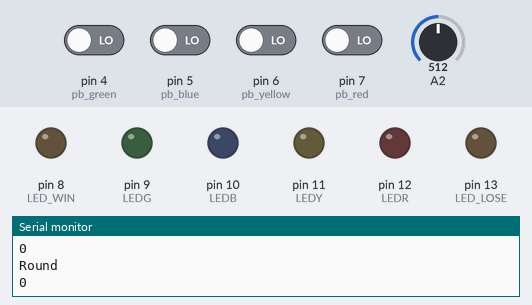
The sketch below on a simulated Arduino Uno, built with avr-gcc and run on an emulated ATmega328P. Shown: output pins drawn as LEDs (lit = HIGH), the last lines printed to the serial monitor. Dashed ring = blinking. Inputs (shaded band) come from the test bench; at power-on: pin 4 (pb_green), pin 5 (pb_blue), pin 6 (pb_yellow), pin 7 (pb_red) LOW, A2 = 512. Random numbers use the default seed unless the sketch sets one.

Above: at 6.3 s.
6.4 s: pin 4 (pb_green) driven HIGH
At 6.8 s:
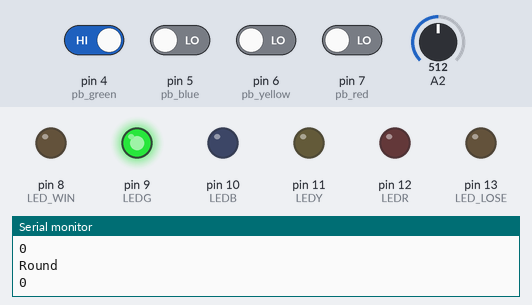
At 7.8 s:
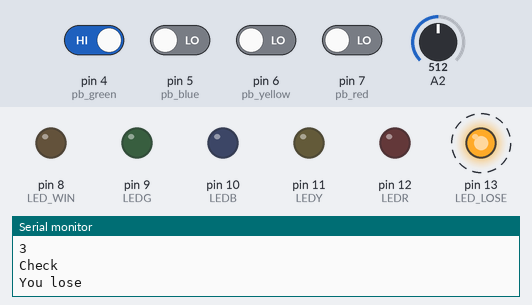
10.9 s: A2 set to 306
At 13.5 s:
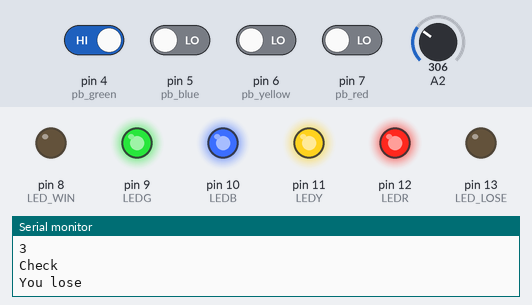
18.4 s: pin 6 (pb_yellow) driven HIGH
At 28.8 s:
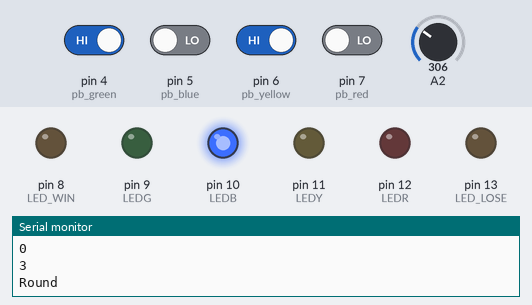
30.9 s: pin 6 (pb_yellow) driven LOW
34.4 s: pin 5 (pb_blue) driven HIGH
45.4 s: pin 4 (pb_green) driven LOW
Timing chart, 0 to 49.9 s (numbered marks = the images above; inputs shaded):
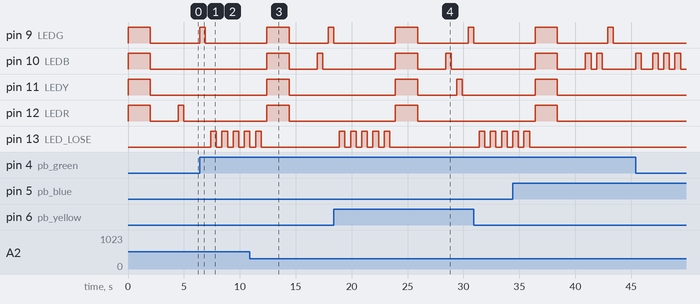

Measured:
- after the input at 6.4 s, pin 9 (LEDG): LOW → HIGH at once, → LOW 0.50 s later; pin 13 (LED_LOSE): alternates HIGH for 0.50 s and LOW for 0.50 s, starting after 1.0 s

The sketch:

SimonSays.ino
```cpp
#define LED_LOSE 13
#define LEDR 12
#define LEDY 11
#define LEDB 10
#define LEDG 9
#define LED_WIN 8

#define pb_red 7
#define pb_yellow 6
#define pb_blue 5
#define pb_green 4

int sequence[5] = {};
int response_seq[5] = {};
int num_round = 0;
int index = 0;
int Incorrect = 0; //player answer it wrong will turn this state to 1
int reset_state = 1; //state 1 indicate to reset the game
int show_sequence = 1; //time when it is showing sequence so player cant input during this time
int timeout = 0;

//define functions prototypes

void win() // happen when the player win
{
  for(int blink = 0; blink < 5; blink++)
  {
    digitalWrite(LED_WIN, HIGH);
    delay(500);
    digitalWrite(LED_WIN, LOW);
    delay(500);
  }
  reset_state = 1;
}

void lose()// happen when the player lose
{
  for(int blink = 0; blink < 5; blink++)
  {
    digitalWrite(LED_LOSE, HIGH);
    delay(500);
    digitalWrite(LED_LOSE, LOW);
    delay(500);
  }
  reset_state = 1;
}

/*
happen when reset_state = 1
when the reset function start, it will
reset the sequence to a random one and also
reset the game.
*/
void reset()
{
  sequence[5] = {};
  response_seq[5] = {};
  num_round = 0;
  index = 0;
  Incorrect = 0;
  reset_state = 1;
  show_sequence = 1;
  timeout = 0;
  randomSeed(analogRead(A2));
  digitalWrite(LEDR, HIGH);
  digitalWrite(LEDY, HIGH);
  digitalWrite(LEDB, HIGH);
  digitalWrite(LEDG, HIGH);
  delay(2000);
  digitalWrite(LEDR, LOW);
  digitalWrite(LEDY, LOW);
  digitalWrite(LEDB, LOW);
  digitalWrite(LEDG, LOW);
  delay(2000);
  generate(sequence);
}

void generate(int sequence[5])//generate new sequence
{
  for(int i = 0; i < 5; i++)
  {
    sequence[i] = random(4);

    Serial.println(sequence[i]);
  }
}

void response(int signal)// blink correspond to signal
{
  	delay(500);
	if(signal == 0) // red blink
    {
  	  digitalWrite(LEDR, HIGH);
      delay(500);
      digitalWrite(LEDR, LOW);
      delay(500);
    }
  	if(signal == 1) // yellow blink
    {
  	  digitalWrite(LEDY, HIGH);
      delay(500);
      digitalWrite(LEDY, LOW);
      delay(500);
    }
  	if(signal == 2) // blue blink
    {
  	  digitalWrite(LEDB, HIGH);
      delay(500);
      digitalWrite(LEDB, LOW);
      delay(500);
    }
  	if(signal == 3) // green blink
    {
  	  digitalWrite(LEDG, HIGH);
      delay(500);
      digitalWrite(LEDG, LOW);
      delay(500);
    }
}

void showSequence(int sequence[5], int index)
{
  for(int i = 0; i <= index; i++)
  {
  	response(sequence[i]);

    Serial.println(sequence[i]);
  }
}

//initialization
void setup()
{
  pinMode(LEDR, OUTPUT);
  pinMode(LEDY, OUTPUT);
  pinMode(LEDB, OUTPUT);
  pinMode(LEDG, OUTPUT);
  pinMode(LED_LOSE, OUTPUT);
  pinMode(LED_WIN, OUTPUT);
  pinMode(pb_red, INPUT);
  pinMode(pb_yellow, INPUT);
  pinMode(pb_blue, INPUT);
  pinMode(pb_green, INPUT);
  Serial.begin(9600);
   //configure pin modes (inputs, outputs) etc.
}


//main program loop
void loop()
{
  if(reset_state == 1) // reset sequence and game
  {
  	reset();
    reset_state = 0;
  }
  if(Incorrect == 0 && num_round < 5)// Receive your input
  {
    if(index <= num_round)
    {
      if(show_sequence == 1) // show player the sequence for the round
      {
        Serial.println("Round");
        showSequence(sequence, num_round);
        show_sequence = 0;
      }
      if(digitalRead(pb_red) == HIGH) // Receive your input
      {
        digitalWrite(LEDR, HIGH);
        delay(500);
        digitalWrite(LEDR, LOW);
        response_seq[index] = 0;
        Serial.println(response_seq[index]);
        delay(500);
        timeout = 0; //reset time if player respond
        index++;
      }
      if(digitalRead(pb_yellow) == HIGH) // Receive your input
      {
        digitalWrite(LEDY, HIGH);
        delay(500);
        digitalWrite(LEDY, LOW);
        response_seq[index] = 1;
        Serial.println(response_seq[index]);
        delay(500);
        timeout = 0; //reset time if player respond
        index++;
      }
      if(digitalRead(pb_blue) == HIGH) // Receive your input
      {
        digitalWrite(LEDB, HIGH);
        delay(500);
        digitalWrite(LEDB, LOW);
        response_seq[index] = 2;
        Serial.println(response_seq[index]);
        delay(500);
        timeout = 0; //reset time if player respond
        index++;
      }
      if(digitalRead(pb_green) == HIGH) // Receive your input
      {
        digitalWrite(LEDG, HIGH);
        delay(500);
        digitalWrite(LEDG, LOW);
        response_seq[index] = 3;
        Serial.println(response_seq[index]);
        delay(500);
        timeout = 0; //reset time if player respond
        index++;
      }
      if(timeout > 10000) // Timeout when player didn't respond in roughly 12 seconds
      {
      	Incorrect = 1;
      }
      timeout++;
      delay(1);
    }
    else //Check if your input is correct
    {
      for(int i = 0; i <= num_round; i++)
      {
        Serial.println("Check");
        if(response_seq[i] != sequence[i])
        {
          Incorrect = 1;
        }
      }
      if(Incorrect == 0)
      {
       	index = 0;
      	num_round++;
        show_sequence = 1;
        Serial.println("NIce");
        delay(1000);
      }
    }
  }
  if(Incorrect == 0 && num_round >= 5) // Win the game
  {
    Serial.println("You WIN");
    win();
    reset_state = 1;
  }
  if(Incorrect == 1)
  {
  	Serial.println("You lose"); // Lose the game
    lose();
    reset_state = 1;
  }
}
```
